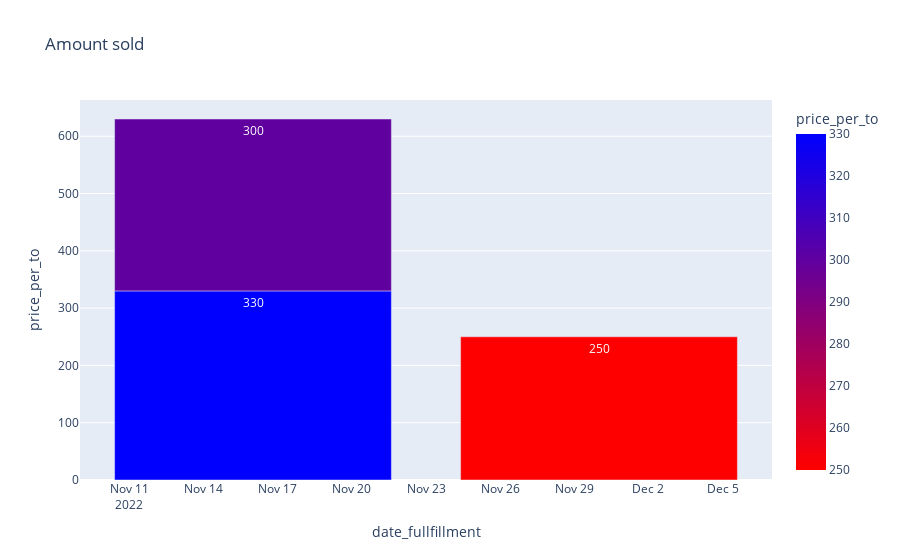

Write notebook code for a chart like this one.
### Code cell
fig = px.bar(contracts_df, x="date_fullfillment",
             y="price_per_to", color="price_per_to",
             title="Amount sold",
             color_continuous_scale='Bluered_r',
            hover_name="date_closure",
            text_auto=True)
fig.show()

### Figure 1 — Plotly figure (JSON) as saved in the notebook; plotly's stock layout.template omitted (floating-point values rounded to 4 significant figures)
{"data": [{"alignmentgroup": "True", "hovertemplate": "<b>%{hovertext}</b><br><br>date_fullfillment=%{x}<br>price_per_to=%{marker.color}<extra></extra>", "hovertext": ["2022-05-18T00:00:00", "2022-05-01T00:00:00", "2022-05-11T00:00:00"], "legendgroup": "", "marker": {"color": [250, 330, 300], "coloraxis": "coloraxis", "pattern": {"shape": ""}}, "name": "", "offsetgroup": "", "orientation": "v", "showlegend": false, "textposition": "auto", "texttemplate": "%{y}", "type": "bar", "x": ["2022-11-30T00:00:00", "2022-11-16T00:00:00", "2022-11-16T00:00:00"], "xaxis": "x", "y": [250, 330, 300], "yaxis": "y"}], "layout": {"autosize": true, "barmode": "relative", "coloraxis": {"colorbar": {"title": {"text": "price_per_to"}}, "colorscale": [[0, "rgb(255,0,0)"], [1, "rgb(0,0,255)"]]}, "legend": {"tracegroupgap": 0}, "title": {"text": "Amount sold"}, "xaxis": {"anchor": "y", "autorange": true, "domain": [0, 1], "range": ["2022-11-09", "2022-12-07"], "title": {"text": "date_fullfillment"}, "type": "date"}, "yaxis": {"anchor": "x", "autorange": true, "domain": [0, 1], "range": [0, 663.2], "title": {"text": "price_per_to"}, "type": "linear"}}}
